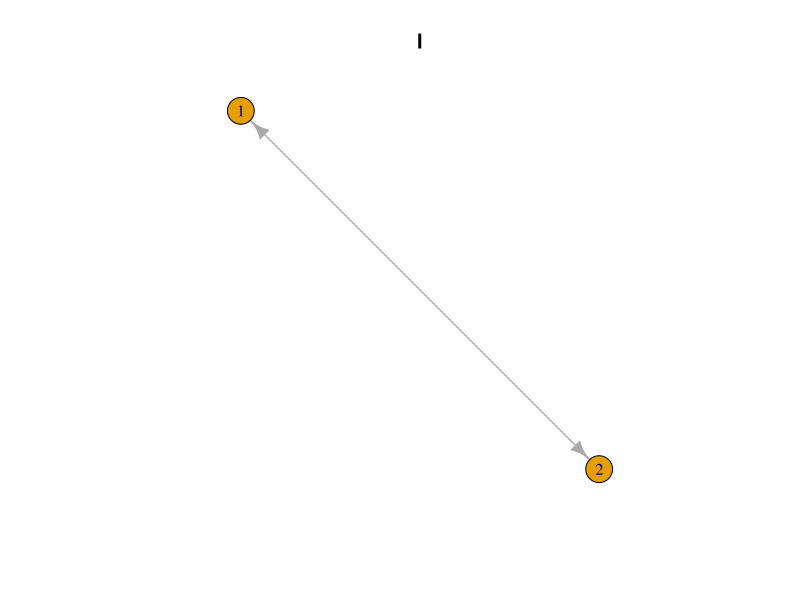
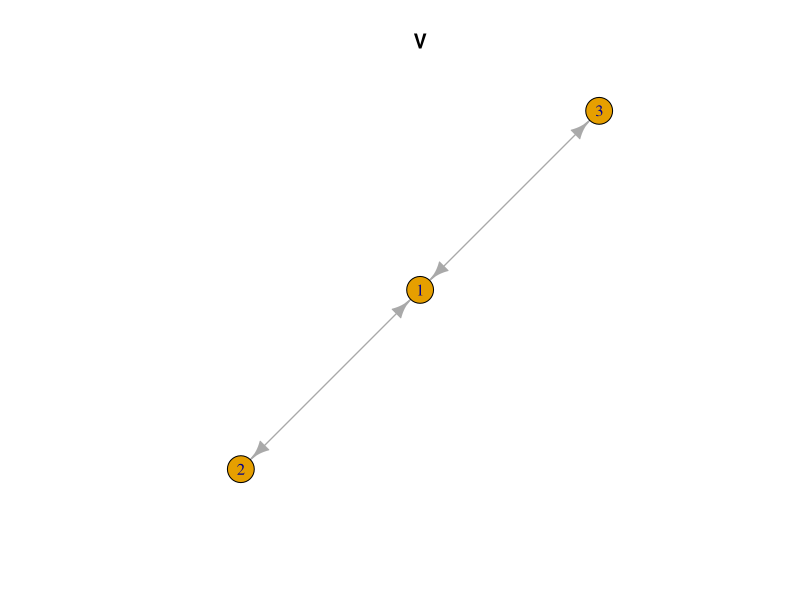
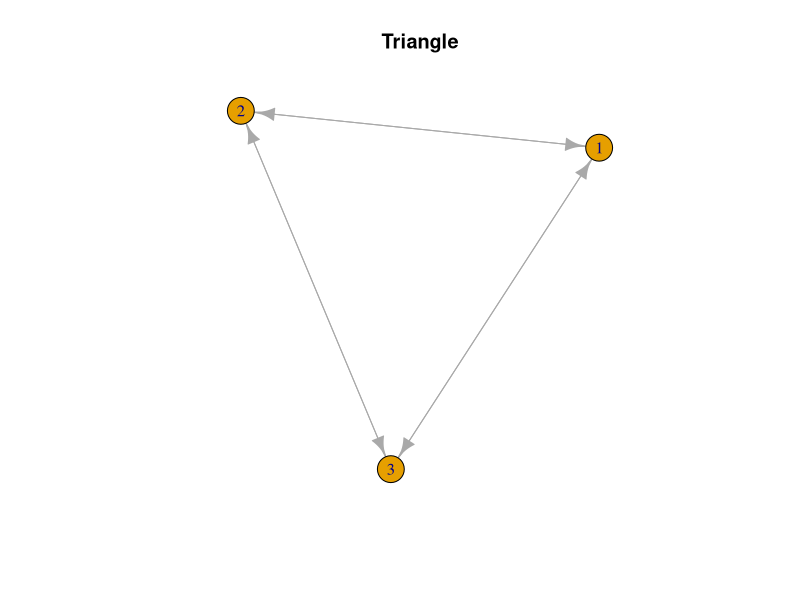
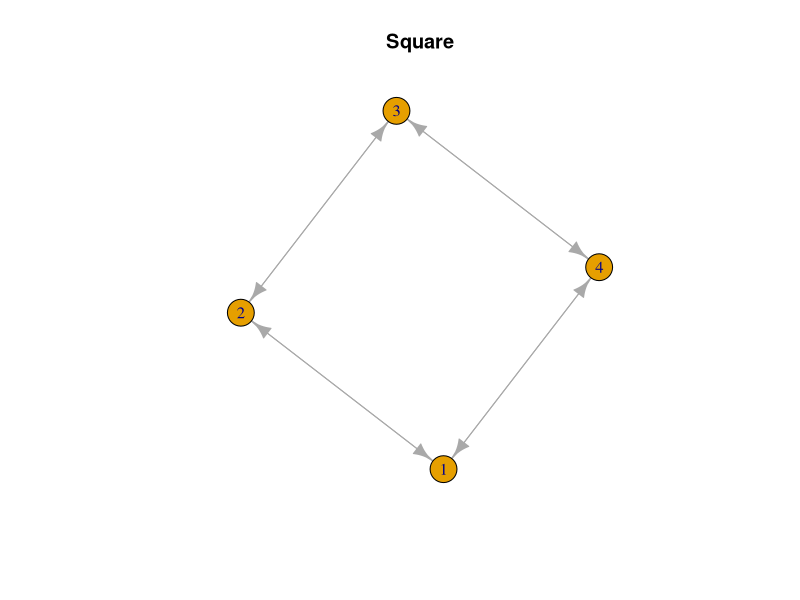
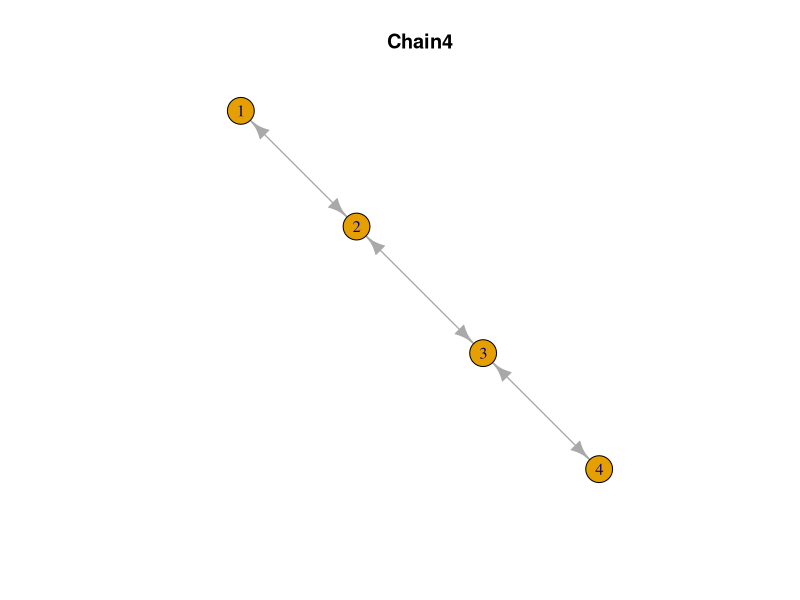
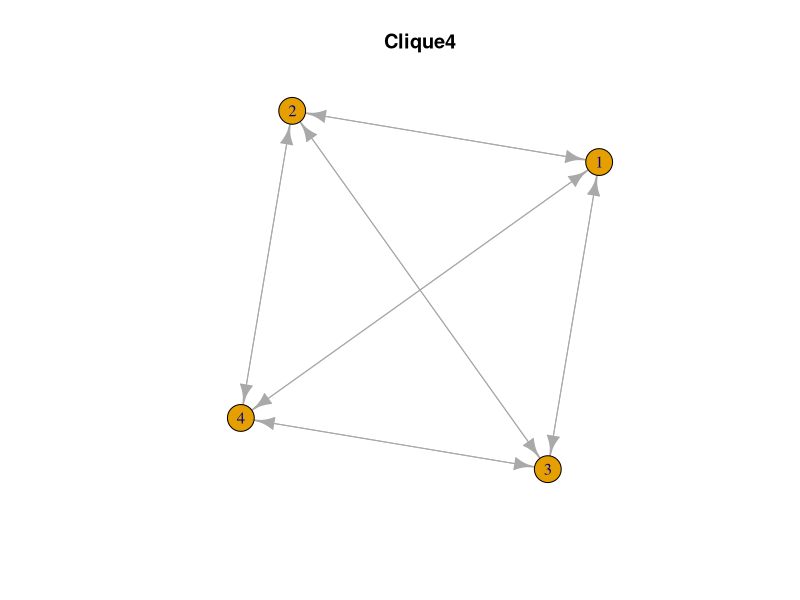
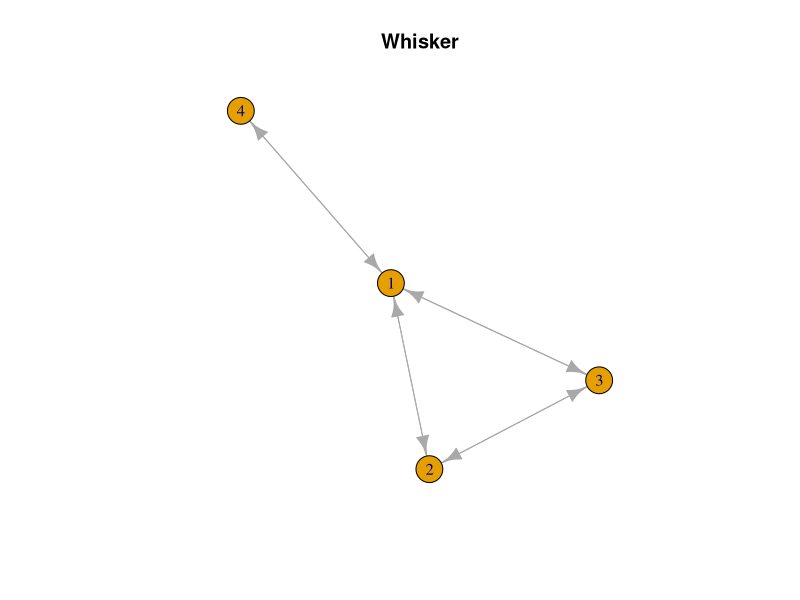
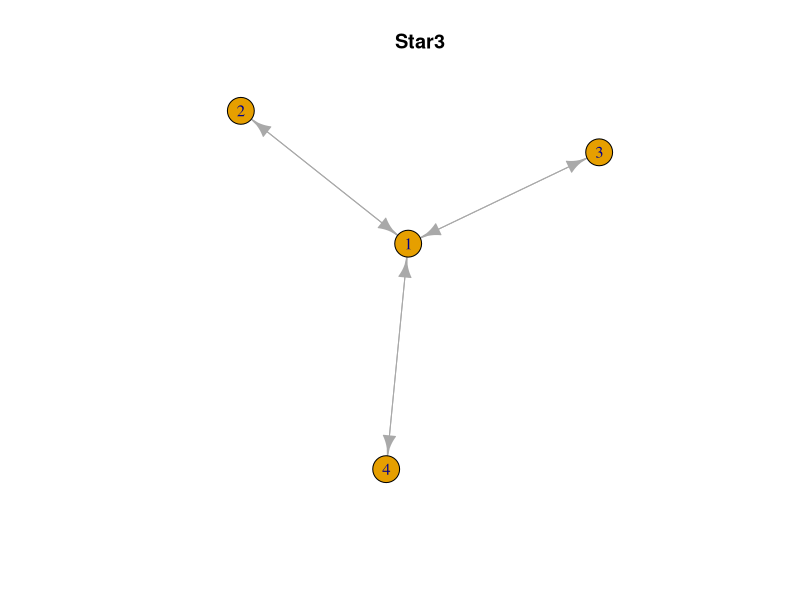

Write the R code that produced these figures, in order.
# Motifs figures

library(igraph)
rm(list=ls())

E = list(); Motif = list(); 
Motif[[1]] = 'I'; E[[1]] = matrix(c(0, 1, 0, 0), 2, 2); 
Motif[[2]] = 'V'; E[[2]] = matrix(c(0, 1, 1, 0, 0, 0, 0, 0, 0), 3, 3); 
Motif[[3]] = 'Triangle'; E[[3]] = matrix(c(0, 1, 1, 0, 0, 1, 0, 0, 0), 3, 3); 
Motif[[4]] = 'Square'; E[[4]] = matrix(c(0, 1, 0, 1, 0, 0, 1, 0, 0, 0, 0, 1, 0, 0, 0, 0), 4, 4); 
Motif[[5]] = 'Chain4'; E[[5]] = matrix(c(0, 1, 0, 0, 0, 0, 1, 0, 0, 0, 0, 1, 0, 0, 0, 0), 4, 4); 
Motif[[6]] = 'Clique4'; E[[6]] = matrix(c(0, 1, 1, 1, 0, 0, 1, 1, 0, 0, 0, 1, 0, 0, 0, 0), 4, 4); 
Motif[[7]] = 'Whisker'; E[[7]] = matrix(c(0, 1, 1, 1, 0, 0, 1, 0, 0, 0, 0, 0, 0, 0, 0, 0), 4, 4); 
Motif[[8]] = 'Star3'; E[[8]] = matrix(c(0, 1, 1, 1, 0, 0, 0, 0, 0, 0, 0, 0, 0, 0, 0, 0), 4, 4); 
Motif[[9]] = 'Star4'; E[[9]] = matrix(c(0, 1, 1, 1, 1, 0, 0, 0, 0, 0, 0, 0, 0, 0, 0, 0, 0, 0, 0, 0, 0, 0, 0, 0, 0), 5, 5); 
Motif[[10]] = 'Star5'; E[[10]] = matrix(c(0, 1, 1, 1, 1, 1, 0, 0, 0, 0, 0, 0, 0, 0, 0, 0, 0, 0, 0, 0, 0, 0, 0, 0, 0, 0, 0, 0, 0, 0, 0, 0, 0, 0, 0, 0), 6, 6); 
Motif[[11]] = 'SquareDiag'; E[[11]] = matrix(c(0, 1, 1, 1, 0, 0, 1, 0, 0, 0, 0, 1, 0, 0, 0, 0), 4, 4); 
M = length(E)

# Symetrisation
k = list()
lapply(1:M, function(m){
   E[[m]] <<- E[[m]] + t(E[[m]])
   k[[m]] <<- dim(E[[m]])[1]
   })
lapply(1:M, function(m){
   cat(Motif[[m]], k[[m]], '\n')
   print(E[[m]])
})

# Coordonnees
Coord = list()
lapply(1:M, function(m){
   if (substr(Motif[[m]], 1, 4) == 'Star'){
      Theta = (-0.5 + (1:(k[[m]]-1))) * 2 * acos(-1) / (k[[m]]-1)
      C = rbind(c(0, 0), cbind(cos(Theta), sin(Theta)));
   }else{
      Theta = (-0.5 + (1:k[[m]])) * 2 * acos(-1) / k[[m]]
      C = cbind(cos(Theta), sin(Theta));
   }
   Coord[[m]] <<- C
})

# Plots
lapply(1:M, function(m){
   FigFile = paste('FigMotif-', Motif[[m]], '.png', sep='')
   png(FigFile)
   par(plt=c(0, 1, 0, 1))
   plot(Coord[[m]][, 1], Coord[[m]][, 2], pch=20, cex=15, xlab='', ylab='', main='', axes=F, 
        xlim = c(-1.1, 1.1), ylim=c(-1.1, 1.1))
   for (i in (1:(k[[m]]-1))){
      for (j in ((i+1):k[[m]])){
         if (E[[m]][i, j] > 0){
            lines(c(Coord[[m]][i, 1], Coord[[m]][j, 1]), c(Coord[[m]][i, 2], Coord[[m]][j, 2]), 
                  lwd=15, col=1)
         }
      }
   }
   dev.off()
   plot(graph.adjacency(E[[m]]), main=Motif[[m]])
})
